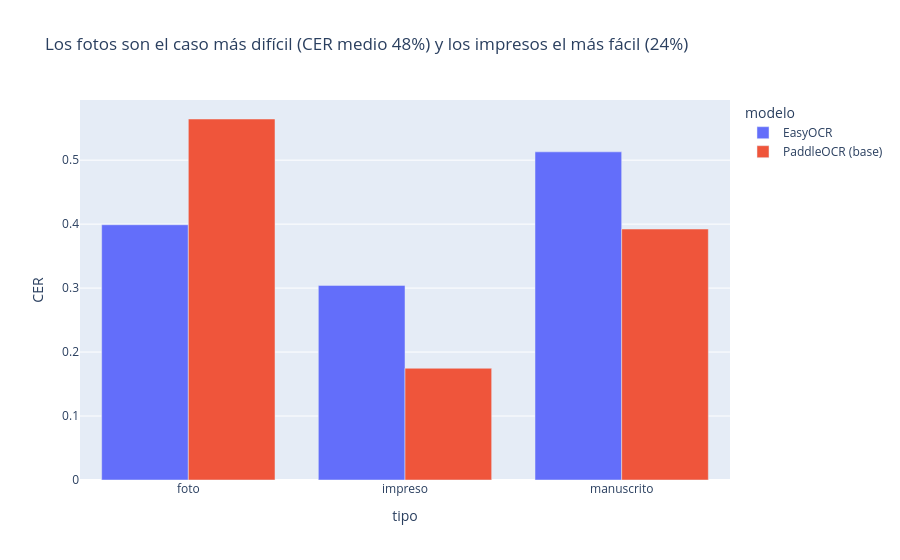

Here is the notebook cell this chart was saved with:
### Markdown cell above
## 5. Casos difíciles: por tipo de documento y por condición de audio

### Code cell
por_tipo = pd.concat([base_doc, alt_doc]).groupby(["tipo", "modelo"]).CER.mean().reset_index()
peor = por_tipo.groupby("tipo").CER.mean()
if peor.isna().all():
    print("Sin referencias de documentos todavía: el gráfico de CER por tipo se genera al completar datos/referencias_documentos.csv")
else:
    fig = px.bar(por_tipo, x="tipo", y="CER", color="modelo", barmode="group",
                 title=f"Los {peor.idxmax()}s son el caso más difícil (CER medio {peor.max():.0%}) y los {peor.idxmin()}s el más fácil ({peor.min():.0%})")
    mostrar(fig, "g4_cer_por_tipo")
por_tipo.pivot(index="tipo", columns="modelo", values="CER").round(3)

### Figure 1 — Plotly figure (JSON) as saved in the notebook; plotly's stock layout.template omitted (floating-point values rounded to 4 significant figures)
{"data": [{"alignmentgroup": "True", "hovertemplate": "modelo=EasyOCR<br>tipo=%{x}<br>CER=%{y}<extra></extra>", "legendgroup": "EasyOCR", "marker": {"color": "#636efa", "pattern": {"shape": ""}}, "name": "EasyOCR", "offsetgroup": "EasyOCR", "orientation": "v", "showlegend": true, "textposition": "auto", "type": "bar", "x": ["foto", "impreso", "manuscrito"], "xaxis": "x", "y": [0.3991, 0.3042, 0.513], "yaxis": "y"}, {"alignmentgroup": "True", "hovertemplate": "modelo=PaddleOCR (base)<br>tipo=%{x}<br>CER=%{y}<extra></extra>", "legendgroup": "PaddleOCR (base)", "marker": {"color": "#EF553B", "pattern": {"shape": ""}}, "name": "PaddleOCR (base)", "offsetgroup": "PaddleOCR (base)", "orientation": "v", "showlegend": true, "textposition": "auto", "type": "bar", "x": ["foto", "impreso", "manuscrito"], "xaxis": "x", "y": [0.5644, 0.1747, 0.3924], "yaxis": "y"}], "layout": {"barmode": "group", "legend": {"title": {"text": "modelo"}, "tracegroupgap": 0}, "title": {"text": "Los fotos son el caso más difícil (CER medio 48%) y los impresos el más fácil (24%)"}, "xaxis": {"anchor": "y", "domain": [0.0, 1.0], "title": {"text": "tipo"}}, "yaxis": {"anchor": "x", "domain": [0.0, 1.0], "title": {"text": "CER"}}}}
